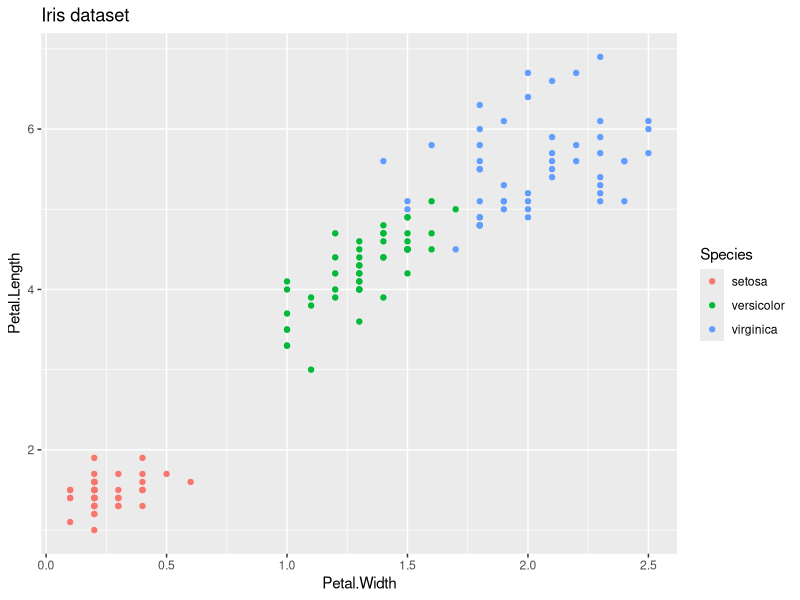

Here is the R script that generated this plot:
## ---- chunk 1
library(dplyr)
library(tidyr)
library(ggplot2)
## ---- chunk 2
iris %>% 
    gather("variable", "value", Sepal.Length:Petal.Width) %>% 
    group_by(Species, variable) %>% 
    summarise(median = median(value),
              mean = mean(value),
              sd = sd(value))
## ---- chunk 3
iris %>% 
    ggplot(aes(Petal.Width, Petal.Length, color = Species)) +
    geom_point() +
    ggtitle("Iris dataset")
